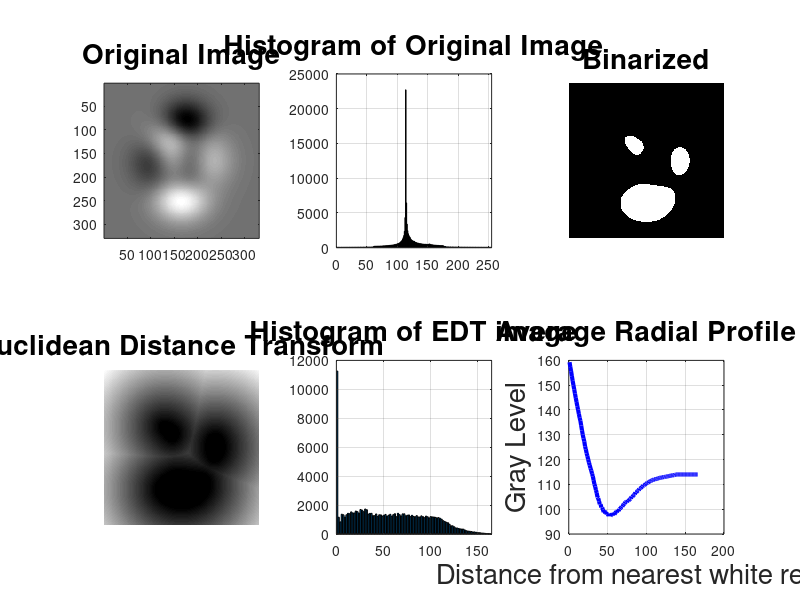

Here is the MATLAB script that generated this plot:
clc;    % Clear the command window.
close all;  % Close all figures (except those of imtool.)
clear;  % Erase all existing variables. Or clearvars if you want.
workspace;  % Make sure the workspace panel is showing.
format long g;
format compact;
fontSize = 20;

% Create some sample data.
[X,Y,grayImage] = peaks(330);
grayImage = uint8(255 * mat2gray(grayImage));
% Display the original image.
subplot(2, 3, 1);
imshow(grayImage, []);
axis on;
title('Original Image', 'FontSize', fontSize);
set(gcf, 'units','normalized','outerposition',[0 0 1 1]); % Maximize figure.

% Let's compute and display the histogram.
[pixelCount, grayLevels] = imhist(grayImage);
subplot(2, 3, 2); 
bar(grayLevels, pixelCount);
grid on;
title('Histogram of Original Image', 'FontSize', fontSize);
xlim([0 grayLevels(end)]); % Scale x axis manually.

% Binarize it to find bright things, such as the dike.
binaryImage = grayImage > 160;
% Display the image.
subplot(2, 3, 3);
imshow(binaryImage, []);
title('Binarized', 'FontSize', fontSize);
drawnow;

% Compute the Euclidean Distance Transform
edtImage = bwdist(binaryImage);
% Display the image.
subplot(2, 3, 4);
imshow(edtImage, []);
title('Euclidean Distance Transform', 'FontSize', fontSize);

% Get the histogram of it so we know what distances are there
% allDistances = unique(edtImage)
maxDistance = ceil(max(edtImage(:)))

% Let's compute and display the histogram.
[pixelCounts, binCenters] = hist(edtImage(:), 100);
subplot(2, 3, 5); 
bar(binCenters, pixelCounts);
grid on;
title('Histogram of EDT image', 'FontSize', fontSize);
xlim([0 binCenters(end)]); % Scale x axis manually.

% Allocate an array for the profile
profileSums = zeros(1, maxDistance);
profileCounts = zeros(1, maxDistance);
% Scan the original image getting gray level, and scan edtImage getting distance.
% Then add those values to the profile.
[rows, columns] = size(edtImage);
for column = 1 : columns
	for row = 1 : rows
		thisDistance = round(edtImage(row, column));
		if thisDistance <= 0
			continue;
		end
		profileSums(thisDistance) = profileSums(thisDistance) + double(grayImage(row, column));
		profileCounts(thisDistance) = profileCounts(thisDistance) + 1;
	end
end
% Divide the sums by the counts at each distance to get the average profile
averageRadialProfile = profileSums ./ profileCounts;
subplot(2, 3, 6); 
plot(1:length(averageRadialProfile), averageRadialProfile, 'b-', 'LineWidth', 3);
grid on;
title('Average Radial Profile', 'FontSize', fontSize);
xlabel('Distance from nearest white region', 'FontSize', fontSize);
ylabel('Gray Level', 'FontSize', fontSize);
